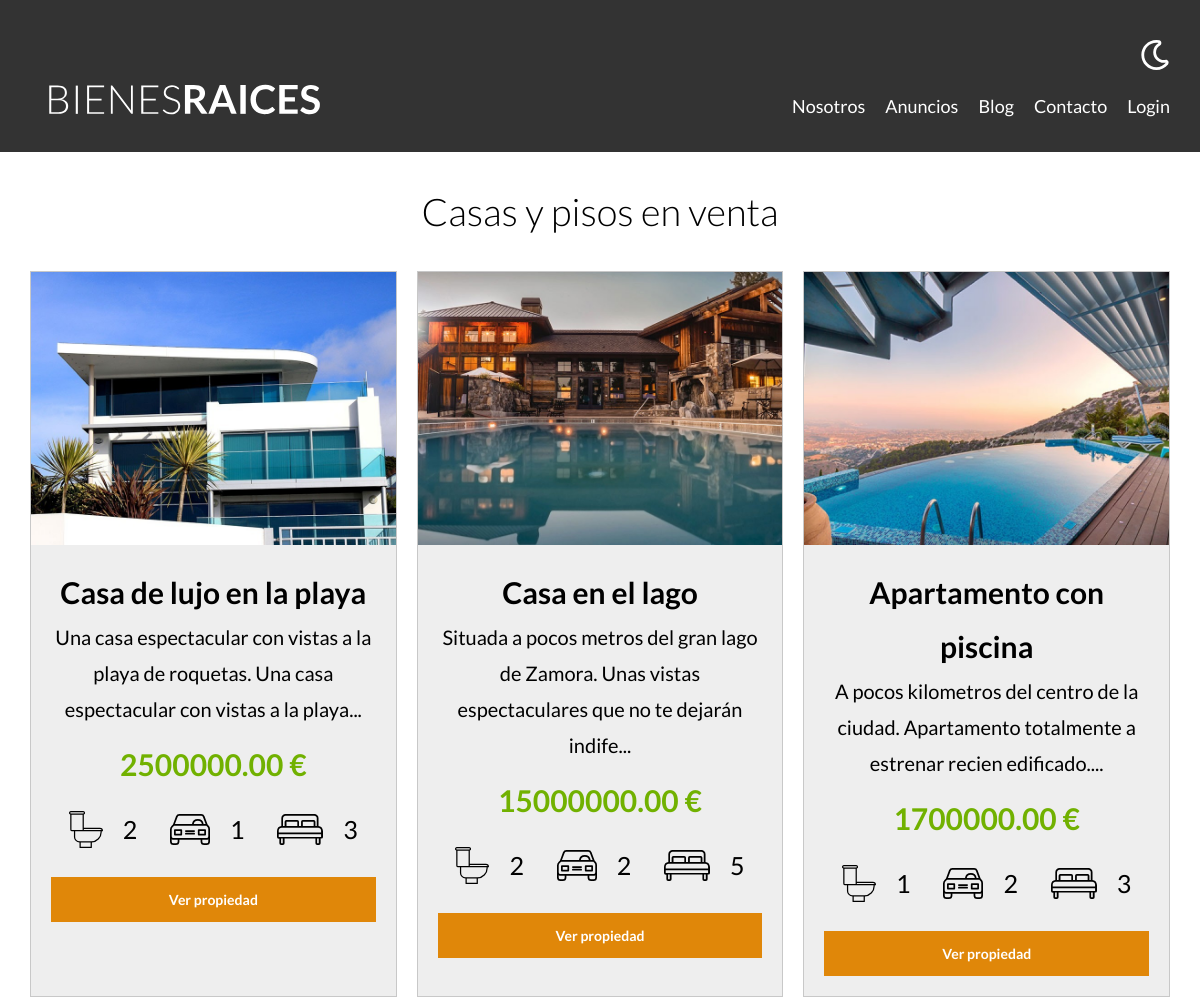
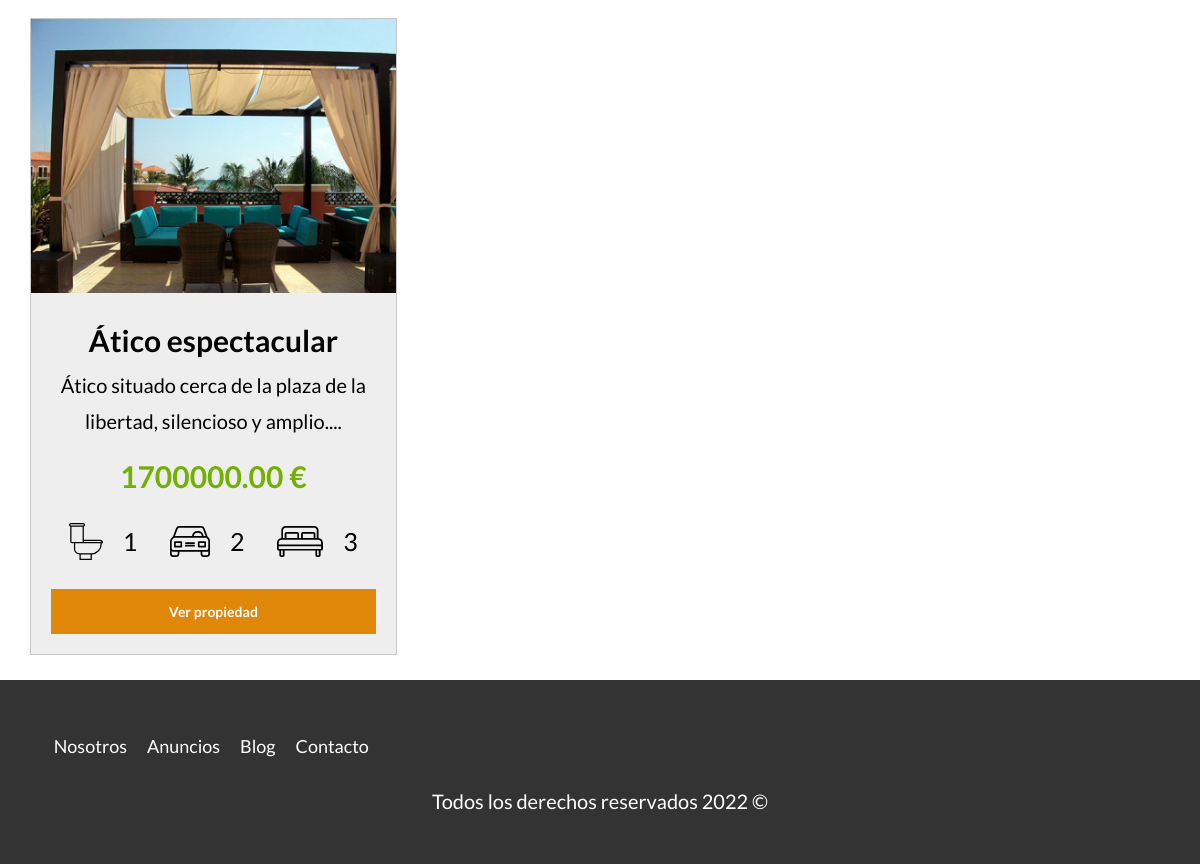
The page /anuncios on the database its author committed (2 pictures, top to bottom).
### tables this page shows
CREATE TABLE `propiedades` (
  `id` int NOT NULL AUTO_INCREMENT,
  `titulo` varchar(60) DEFAULT NULL,
  `precio` decimal(10,2) DEFAULT NULL,
  `imagen` varchar(200) DEFAULT NULL,
  `descripcion` longtext,
  `habitaciones` int DEFAULT NULL,
  `baños` int DEFAULT NULL,
  `aparcamientos` int DEFAULT NULL,
  `creado` date DEFAULT NULL,
  `vendedorID` int DEFAULT NULL,
  PRIMARY KEY (`id`),
  KEY `vendedorID_idx` (`vendedorID`),
  CONSTRAINT `vendedorID` FOREIGN KEY (`vendedorID`) REFERENCES `vendedores` (`id`)
);

### controllers/PaginasController.php (called while the page is built, shortened)
<?php
class PaginasController {
    public static function anuncios(Router $router){
        $propiedades = Propiedad::all();
        $router->render('paginas/anuncios',[
            'propiedades' => $propiedades
        ]);
    }
}

### public/index.php (called while the page is built, shortened)
<?php
$router = new Router;
$router->get('/admin', [PropiedadController::class, 'index']);
$router->get('/propiedades/crear', [PropiedadController::class, 'crear']);
$router->post('/propiedades/crear', [PropiedadController::class, 'crear']);
$router->get('/propiedades/actualizar', [PropiedadController::class, 'actualizar']);
$router->post('/propiedades/actualizar', [PropiedadController::class, 'actualizar']);
$router->post('/propiedades/eliminar', [PropiedadController::class, 'eliminar']);
$router->get('/vendedores/crear', [VendedorController::class, 'crear']);
$router->post('/vendedores/crear', [VendedorController::class, 'crear']);
$router->get('/vendedores/actualizar', [VendedorController::class, 'actualizar']);
$router->post('/vendedores/actualizar', [VendedorController::class, 'actualizar']);
$router->post('/vendedores/eliminar', [VendedorController::class, 'eliminar']);
$router->get('/entradas/crear', [EntradaController::class, 'crear']);
$router->post('/entradas/crear', [EntradaController::class, 'crear']);
$router->get('/entradas/actualizar', [EntradaController::class, 'actualizar']);
$router->post('/entradas/actualizar', [EntradaController::class, 'actualizar']);
$router->post('/entradas/eliminar', [EntradaController::class, 'eliminar']);
$router->get('/', [PaginasController::class, 'index']);
$router->get('/nosotros', [PaginasController::class, 'nosotros']);
$router->get('/anuncios', [PaginasController::class, 'anuncios']);
$router->get('/anuncio', [PaginasController::class, 'anuncio']);
$router->get('/blog', [PaginasController::class, 'blog']);
$router->get('/entradablog', [PaginasController::class, 'entradablog']);
$router->get('/contacto', [PaginasController::class, 'contacto']);
$router->post('/contacto', [PaginasController::class, 'contacto']);
$router->get('/login', [LoginController::class, 'login']);
$router->post('/login', [LoginController::class, 'login']);
$router->get('/logout', [LoginController::class, 'logout']);
$router->comprobarRutas();

### models/Activerecord.php (called while the page is built, shortened)
<?php
class ActiveRecord{
    protected static $db;
    protected static $tabla = '';
    public static function  setDB($database){
        self::$db = $database;
    }
    public static function all(){
        $query = "SELECT * FROM " . static::$tabla;
        $resultado = self::consultarSQL($query);
        return $resultado;
    }
    public static function consultarSQL($query){
        $resultado = self::$db->query($query);
        $array = [];
        while($registro = $resultado->fetch_assoc()){
            $array[] = static::crearObjeto($registro);
        }
        return $array;
    }
    protected static function crearObjeto($registro){
        $objeto = new static;
        foreach($registro as $key => $value){
            if(property_exists($objeto, $key)){
                $objeto->$key = $value;
            }
        }
        return $objeto;
    }
}

### views/paginas/listadoanuncios.php (the view)
<div class="contenedor-anuncios">
    <?php foreach($propiedades as $propiedad): ?>
        <div class="anuncio" data-cy="anuncio">
            <picture>
                <img loading="lazy" src="/imagenes/<?php echo $propiedad->imagen ?>" alt="anuncio">
            </picture>
            <div class="contenido-anuncio">
                <h3> <?php echo $propiedad->titulo; ?> </h3>
                <p><?php echo substr($propiedad->descripcion, 0, 100) . '...';?></p>
                <p class="precio"><?php echo $propiedad->precio; ?> €</p>
                <ul class="iconos-caracteristicas">
                    <li>
                        <img loading="lazy" src="build/img/icono_wc.svg" alt="icono wc">
                        <p><?php echo $propiedad->baños; ?></p>
                    </li>
                    <li>
                        <img loading="lazy" src="build/img/icono_estacionamiento.svg" alt="icono estacionamiento">
                        <p><?php echo $propiedad->aparcamientos; ?></p>
                    </li>
                    <li>
                        <img loading="lazy" src="build/img/icono_dormitorio.svg" alt="icono dormitorio">
                        <p><?php echo $propiedad->habitaciones; ?></p>
                    </li>
                </ul>
                <a href="/anuncio?id=<?php echo $propiedad->id;?>" class="boton-amarillo-block" data-cy="enlace-propiedad">Ver propiedad</a>
            </div>
        </div>
    <?php endforeach; ?>
</div>

### public/build/css/app.css (style rules this page uses)
html { -webkit-text-size-adjust:100%;line-height:1.15 }
body { margin:0 }
a { background-color:transparent }
img { border-style:none }
html { box-sizing:border-box;font-size:62.5% }
*,:after,:before { box-sizing:inherit }
body { font-family:Lato,sans-serif;font-size:1.6rem;line-height:1.8 }
p { color:#000;font-size:2rem }
a { text-decoration:none }
img,picture { display:block;width:100% }
h1,h2,h3 { font-family:Lato,sans-serif;font-weight:300;margin:2.5rem 0;text-align:center }
h3 { font-size:3rem }
.boton-amarillo-block { background-color:#e08709;border:none;color:#fff;cursor:pointer;display:block;font-size:1.4rem;font-weight:700;margin-top:2.5rem;padding:1rem 3rem;text-align:center;text-decoration:none }
@media (min-width:768px) { .contenedor-anuncios { display:grid;gap:2rem;grid-template-columns:1fr 1fr 1fr;margin-top:0 } }
.anuncio { background-color:#eee;border:1px solid #c8c8c8;margin-top:2rem }
@media (min-width:768px) { .anuncio { margin-top:0 } }
.anuncio .contenido-anuncio { padding:2rem }
.anuncio h3 { font-weight:700 }
.anuncio h3,.anuncio p { margin:0;text-align:center }
.precio { color:#71b100;font-size:3rem;font-weight:700;padding-top:1rem;text-align:center }
.iconos-caracteristicas { display:flex;justify-content:space-evenly;padding:0 }
li { display:flex }
li img { margin-right:2rem;min-width:2.5rem }
li p { font-size:2.5rem;padding-right:1.5rem }
li:last-child p { padding-right:0 }

### rows shown on the page
propiedades: imagen (picture), titulo "Casa de lujo en la playa", descripcion "Una casa espectacular con vistas a la playa de roquetas. Una casa espectacular con vistas a la playa", precio "2500000.00", baños "2", aparcamientos "1", habitaciones "3"
propiedades: imagen (picture), titulo "Casa en el lago", descripcion "Situada a pocos metros del gran lago de Zamora. Unas vistas espectaculares que no te dejarán indife", precio "15000000.00", baños "2", aparcamientos "2", habitaciones "5"
propiedades: imagen (picture), titulo "Apartamento con piscina", descripcion "A pocos kilometros del centro de la ciudad. Apartamento totalmente a estrenar recien edificado.", precio "1700000.00", baños "1", aparcamientos "2", habitaciones "3"
propiedades: imagen (picture), titulo "Ático espectacular", descripcion "Ático situado cerca de la plaza de la libertad, silencioso y amplio.", precio "1700000.00", baños "1", aparcamientos "2", habitaciones "3"
